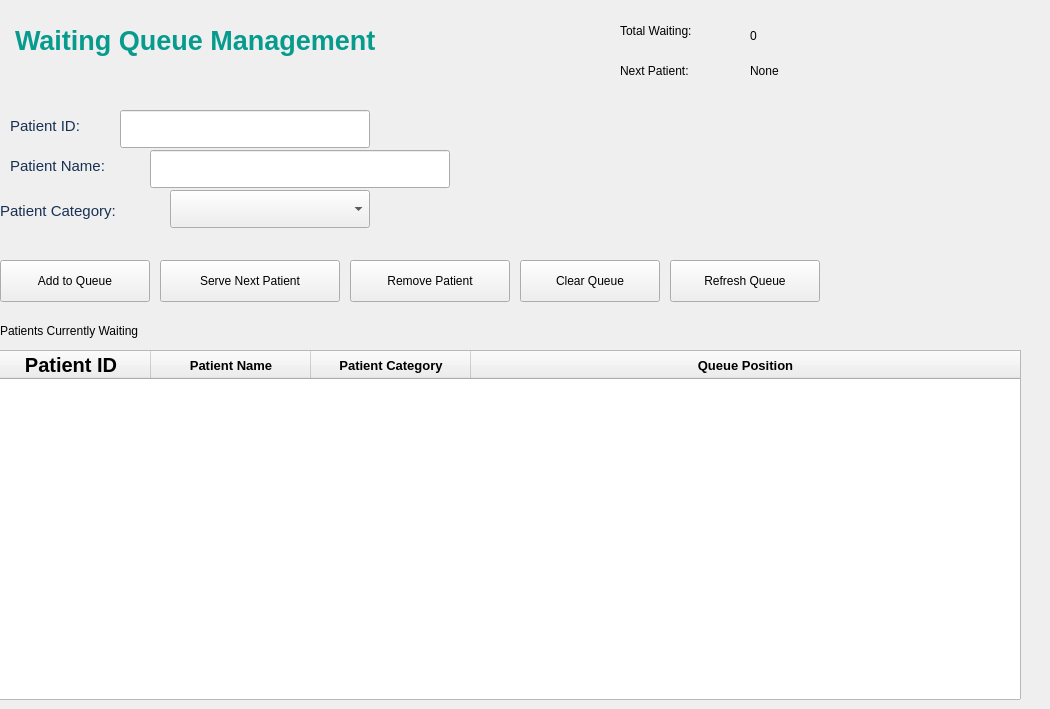
      <widget class="QWidget" name="waitingQueueTab">
       <attribute name="title">
        <string>Waiting Queue</string>
       </attribute>
       <widget class="QLabel" name="label_27">
        <property name="geometry">
         <rect>
          <x>10</x>
          <y>150</y>
          <width>391</width>
          <height>31</height>
         </rect>
        </property>
        <property name="styleSheet">
         <string notr="true">font-size: 11pt;
color: #183153;</string>
        </property>
        <property name="text">
         <string>Patient Name:</string>
        </property>
       </widget>
       <widget class="QLabel" name="label_28">
        <property name="geometry">
         <rect>
          <x>620</x>
          <y>10</y>
          <width>411</width>
          <height>41</height>
         </rect>
        </property>
        <property name="text">
         <string>Total Waiting:</string>
        </property>
       </widget>
       <widget class="QLabel" name="label_29">
        <property name="geometry">
         <rect>
          <x>620</x>
          <y>50</y>
          <width>421</width>
          <height>41</height>
         </rect>
        </property>
        <property name="text">
         <string>Next Patient:</string>
        </property>
       </widget>
       <widget class="QLabel" name="label_30">
        <property name="geometry">
         <rect>
          <x>0</x>
          <y>310</y>
          <width>391</width>
          <height>41</height>
         </rect>
        </property>
        <property name="text">
         <string>Patients Currently Waiting</string>
        </property>
       </widget>
       <widget class="QLabel" name="label_31">
        <property name="geometry">
         <rect>
          <x>10</x>
          <y>110</y>
          <width>271</width>
          <height>31</height>
         </rect>
        </property>
        <property name="styleSheet">
         <string notr="true">font-size: 11pt;
color: #183153;</string>
        </property>
        <property name="text">
         <string>Patient ID:</string>
        </property>
       </widget>
       <widget class="QLabel" name="label_32">
        <property name="geometry">
         <rect>
          <x>0</x>
          <y>190</y>
          <width>391</width>
          <height>41</height>
         </rect>
        </property>
        <property name="styleSheet">
         <string notr="true">font-size: 11pt;
color: #183153;</string>
        </property>
        <property name="text">
         <string>Patient Category:</string>
        </property>
       </widget>
       <widget class="QTableWidget" name="waitingQueueTableWidget">
        <property name="geometry">
         <rect>
          <x>-10</x>
          <y>350</y>
          <width>1031</width>
          <height>350</height>
         </rect>
        </property>
        <property name="minimumSize">
         <size>
          <width>750</width>
          <height>350</height>
         </size>
        </property>
        <property name="alternatingRowColors">
         <bool>true</bool>
        </property>
        <property name="selectionBehavior">
         <enum>QAbstractItemView::SelectionBehavior::SelectRows</enum>
        </property>
        <property name="columnCount">
         <number>4</number>
        </property>
        <attribute name="horizontalHeaderMinimumSectionSize">
         <number>120</number>
        </attribute>
        <attribute name="horizontalHeaderDefaultSectionSize">
         <number>160</number>
        </attribute>
        <attribute name="horizontalHeaderStretchLastSection">
         <bool>true</bool>
        </attribute>
        <column>
         <property name="text">
          <string>Patient ID</string>
         </property>
         <property name="font">
          <font>
           <pointsize>15</pointsize>
           <bold>true</bold>
          </font>
         </property>
        </column>
        <column>
         <property name="text">
          <string>Patient Name</string>
         </property>
         <property name="font">
          <font>
           <pointsize>10</pointsize>
           <bold>true</bold>
          </font>
         </property>
        </column>
        <column>
         <property name="text">
          <string>Patient Category</string>
         </property>
         <property name="font">
          <font>
           <pointsize>10</pointsize>
           <bold>true</bold>
          </font>
         </property>
        </column>
        <column>
         <property name="text">
          <string>Queue Position</string>
         </property>
         <property name="font">
          <font>
           <pointsize>10</pointsize>
           <bold>true</bold>
          </font>
         </property>
        </column>
       </widget>
       <widget class="QPushButton" name="addToQueueButton">
        <property name="geometry">
         <rect>
          <x>0</x>
          <y>260</y>
          <width>150</width>
          <height>42</height>
         </rect>
        </property>
        <property name="text">
         <string>Add to Queue</string>
        </property>
       </widget>
       <widget class="QLineEdit" name="queuePatientIdLineEdit">
        <property name="geometry">
         <rect>
          <x>120</x>
          <y>110</y>
          <width>250</width>
          <height>38</height>
         </rect>
        </property>
       </widget>
       <widget class="QLineEdit" name="queuePatientNameLineEdit">
        <property name="geometry">
         <rect>
          <x>150</x>
          <y>150</y>
          <width>300</width>
          <height>38</height>
         </rect>
        </property>
       </widget>
       <widget class="QComboBox" name="queuePatientCategoryComboBox">
        <property name="geometry">
         <rect>
          <x>170</x>
          <y>190</y>
          <width>200</width>
          <height>38</height>
         </rect>
        </property>
       </widget>
       <widget class="QPushButton" name="refreshQueueButton">
        <property name="geometry">
         <rect>
          <x>670</x>
          <y>260</y>
          <width>150</width>
          <height>42</height>
         </rect>
        </property>
        <property name="text">
         <string>Refresh Queue</string>
        </property>
       </widget>
       <widget class="QPushButton" name="clearQueueButton">
        <property name="geometry">
         <rect>
          <x>520</x>
          <y>260</y>
          <width>140</width>
          <height>42</height>
         </rect>
        </property>
        <property name="text">
         <string>Clear Queue</string>
        </property>
       </widget>
       <widget class="QPushButton" name="serveNextPatientButton">
        <property name="geometry">
         <rect>
          <x>160</x>
          <y>260</y>
          <width>180</width>
          <height>42</height>
         </rect>
        </property>
        <property name="text">
         <string>Serve Next Patient</string>
        </property>
       </widget>
       <widget class="QPushButton" name="removePatientFromQueueButton">
        <property name="geometry">
         <rect>
          <x>350</x>
          <y>260</y>
          <width>160</width>
          <height>42</height>
         </rect>
        </property>
        <property name="text">
         <string>Remove Patient</string>
        </property>
       </widget>
       <widget class="QLabel" name="nextPatientValueLabel">
        <property name="geometry">
         <rect>
          <x>750</x>
          <y>50</y>
          <width>271</width>
          <height>41</height>
         </rect>
        </property>
        <property name="text">
         <string>None</string>
        </property>
       </widget>
       <widget class="QLabel" name="totalWaitingValueLabel">
        <property name="geometry">
         <rect>
          <x>750</x>
          <y>20</y>
          <width>63</width>
          <height>31</height>
         </rect>
        </property>
        <property name="text">
         <string>0</string>
        </property>
       </widget>
       <widget class="QLabel" name="label_52">
        <property name="geometry">
         <rect>
          <x>0</x>
          <y>10</y>
          <width>481</width>
          <height>61</height>
         </rect>
        </property>
        <property name="styleSheet">
         <string notr="true">font-size: 20pt;
font-weight: bold;
color: #079B8E;
padding: 8px;</string>
        </property>
        <property name="text">
         <string>Waiting Queue Management</string>
        </property>
       </widget>
      </widget>
